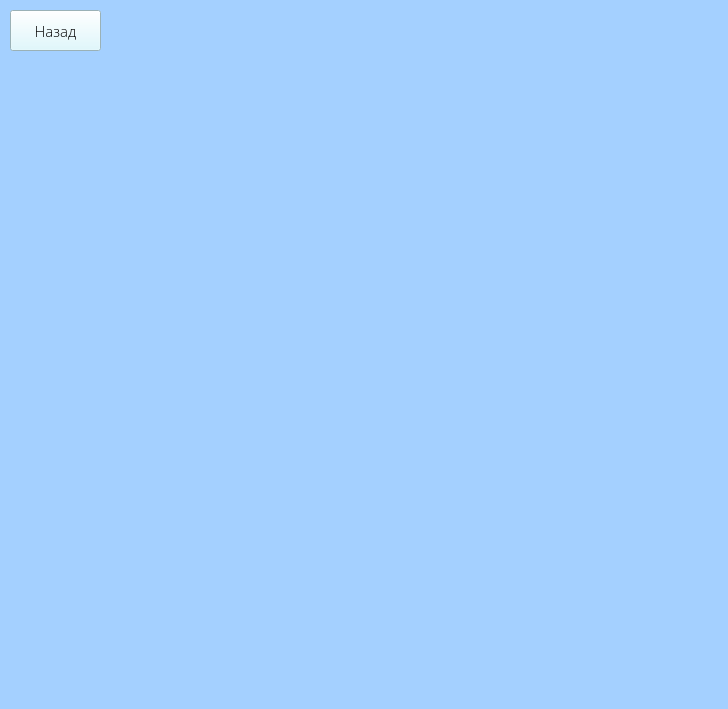
<?xml version="1.0" encoding="UTF-8"?>
<ui version="4.0">
 <class>Form</class>
 <widget class="QWidget" name="Form">
  <property name="geometry">
   <rect>
    <x>0</x>
    <y>0</y>
    <width>728</width>
    <height>709</height>
   </rect>
  </property>
  <property name="windowTitle">
   <string>Form</string>
  </property>
  <property name="styleSheet">
   <string notr="true">background-color: rgb(164, 208, 255);</string>
  </property>
  <widget class="QPushButton" name="back_btn">
   <property name="geometry">
    <rect>
     <x>10</x>
     <y>10</y>
     <width>91</width>
     <height>41</height>
    </rect>
   </property>
   <property name="font">
    <font>
     <family>Open Sans Light</family>
     <pointsize>11</pointsize>
    </font>
   </property>
   <property name="styleSheet">
    <string notr="true">background-color: rgb(216, 248, 255);</string>
   </property>
   <property name="text">
    <string>Назад</string>
   </property>
  </widget>
 </widget>
 <resources/>
 <connections/>
</ui>
